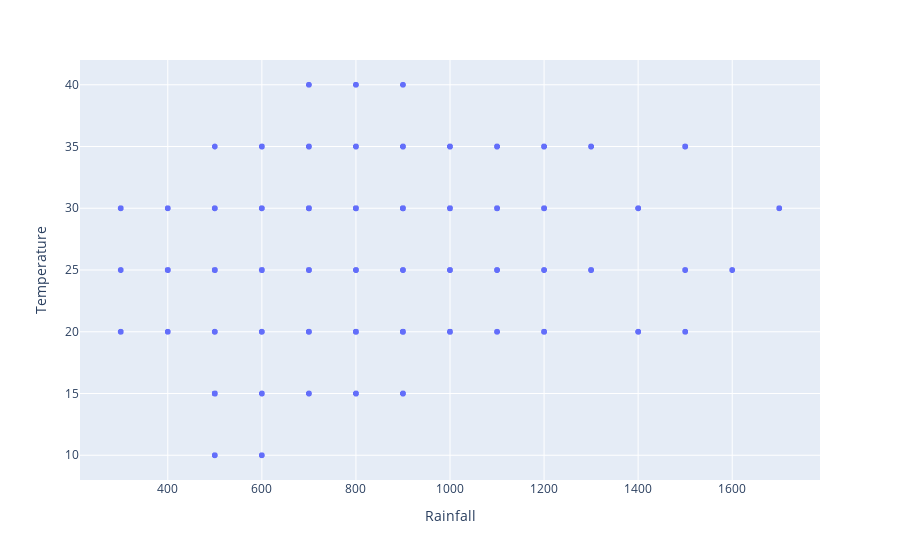

This figure's notebook cell:
### Markdown cell above
This graph shows that most soil falls under 6.5 - 7.5. with a peak at pH 6.5. Very few soil are extremly acidic (pH 5.5) or alkaline (pH 8-8.5) . this indicates that most of soils are acidic to neutral.

### Code cell
# Q 30) Rainfall vs Temperature interactive scatter
px.scatter(df, x = 'Rainfall' , y = 'Temperature')

### Figure 1 — Plotly figure (JSON) as saved in the notebook; plotly's stock layout.template omitted (floating-point values rounded to 4 significant figures; data arrays with more than 128 entries replaced by an {"elided": "..."} marker saying what was removed)
{"data": [{"hovertemplate": "Rainfall=%{x}<br>Temperature=%{y}<extra></extra>", "legendgroup": "", "marker": {"color": "#636efa", "symbol": "circle"}, "mode": "markers", "name": "", "showlegend": false, "type": "scattergl", "x": {"elided": "4513 int values"}, "xaxis": "x", "y": {"elided": "4513 int values"}, "yaxis": "y"}], "layout": {"legend": {"tracegroupgap": 0}, "margin": {"t": 60}, "xaxis": {"anchor": "y", "domain": [0, 1], "title": {"text": "Rainfall"}}, "yaxis": {"anchor": "x", "domain": [0, 1], "title": {"text": "Temperature"}}}}
